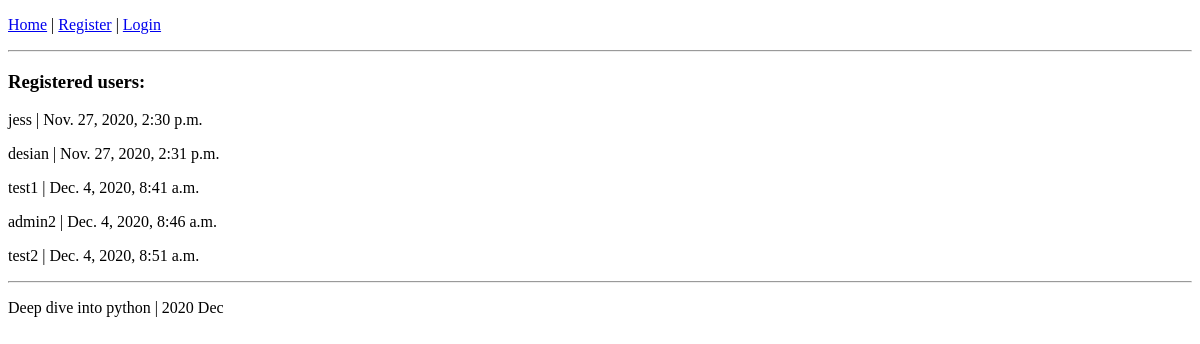
The app's page /, older data.
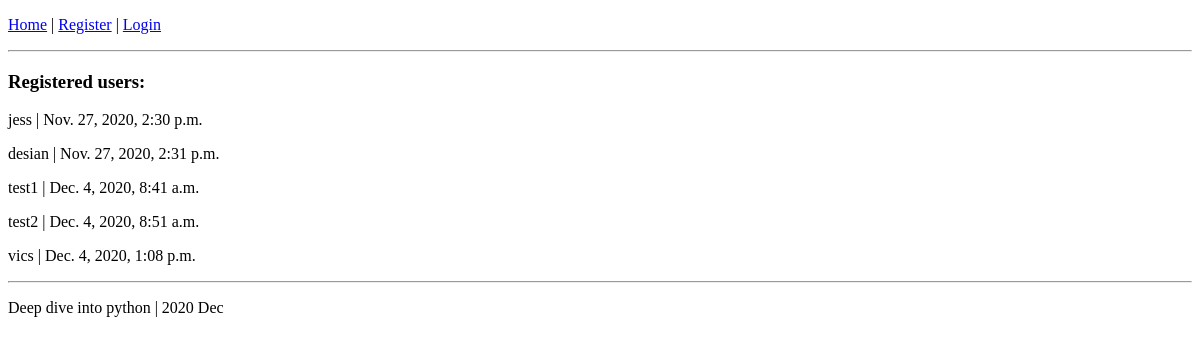
The same page, newer data.
### account/models.py (models this page shows, shortened)
class Account(AbstractBaseUser):
	email 					= models.EmailField(verbose_name="email", max_length=60, unique=True)
	username 				= models.CharField(max_length=30, unique=True)
	date_joined				= models.DateTimeField(verbose_name='date joined', auto_now_add=True)
	last_login				= models.DateTimeField(verbose_name='last login', auto_now=True)
	is_admin				= models.BooleanField(default=False)
	is_active				= models.BooleanField(default=True)
	is_staff				= models.BooleanField(default=False)
	is_superuser			= models.BooleanField(default=False)
	USERNAME_FIELD = 'email' # which field that user should type for login.
	REQUIRED_FIELDS = ['username',] # required fields other than 'USERNAME_FIELD' of course.
	objects = MyAccountManager()

### personal/views.py (the view)
# urls.py: path("", home_screen_view, name="home"),
def home_screen_view(request):
	context = {}
	accounts = Account.objects.all()
	context['accounts'] = accounts
	return render(request, "personal/home.html", context)

### personal/templates/personal/home.html
{% extends 'base.html' %}
{% block content %}
	<h3>Registered users: </h3>
	{% for account in accounts %}
		<p>{{account.username}} | {{account.date_joined}}</p>
	{% endfor %}
{% endblock content %}

### templates/base.html (shortened to what this page needs)
<!DOCTYPE html>
<html>
<head>
	{% if request.user.is_authenticated %}
		<p><a href="{% url 'home' %}">Home</a> | <a href="{% url 'logout' %}">Logout</a></p>
		<p>Hello, {{request.user.username}} </p>
	{% else %}
		<p>
			<a href="{% url 'home' %}">Home</a> |
			<a href="{% url 'register' %}">Register</a> |
			<a href="{% url 'login' %}">Login</a>
		</p>
	{% endif %}
	<hr>
</head>
<body>
{% block content %}
{% endblock content %}
</body>
<footer>
	<hr>
	<p>Deep dive into python | 2020 Dec</p>
</footer>
</html>

Row changes from the older to the newer data that the page shows:
removed Account: username "admin2", date_joined "Dec. 4, 2020, 8:46 a.m."
added Account: username "vics", date_joined "Dec. 4, 2020, 1:08 p.m."
